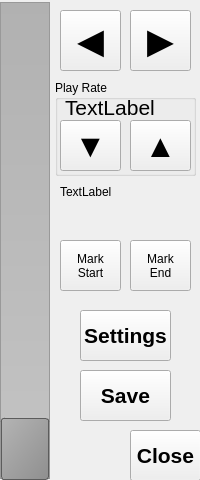
<?xml version="1.0" encoding="UTF-8"?>
<ui version="4.0">
 <class>playbackWindow</class>
 <widget class="QWidget" name="playbackWindow">
  <property name="geometry">
   <rect>
    <x>0</x>
    <y>0</y>
    <width>200</width>
    <height>480</height>
   </rect>
  </property>
  <property name="windowTitle">
   <string>Form</string>
  </property>
  <widget class="PlaybackSlider" name="verticalSlider">
   <property name="geometry">
    <rect>
     <x>-1</x>
     <y>0</y>
     <width>53</width>
     <height>481</height>
    </rect>
   </property>
   <property name="focusPolicy">
    <enum>Qt::NoFocus</enum>
   </property>
   <property name="styleSheet">
    <string notr="true">QSlider::groove:vertical {
     border: 1px solid #999999;
     width: 48px; /* the groove expands to the size of the slider by default. by giving it a height, it has a fixed size */
     background: qlineargradient(x1:0, y1:0, x2:0, y2:1, stop:0 #B1B1B1, stop:1 #c4c4c4);
     margin: 2px 0;
 } 
QSlider::handle:vertical {
     background: qlineargradient(x1:0, y1:0, x2:1, y2:1, stop:0 #b4b4b4, stop:1 #8f8f8f);
     border: 1px solid #5c5c5c;
     height: 60px;
     margin: -2px 0; /* handle is placed by default on the contents rect of the groove. Expand outside the groove */
     border-radius: 3px;
 }</string>
   </property>
   <property name="value">
    <number>0</number>
   </property>
   <property name="orientation">
    <enum>Qt::Vertical</enum>
   </property>
  </widget>
  <widget class="QPushButton" name="cmdClose">
   <property name="geometry">
    <rect>
     <x>130</x>
     <y>430</y>
     <width>71</width>
     <height>51</height>
    </rect>
   </property>
   <property name="font">
    <font>
     <pointsize>16</pointsize>
     <weight>75</weight>
     <bold>true</bold>
    </font>
   </property>
   <property name="text">
    <string>Close</string>
   </property>
  </widget>
  <widget class="QPushButton" name="cmdPlayForward">
   <property name="geometry">
    <rect>
     <x>130</x>
     <y>10</y>
     <width>61</width>
     <height>61</height>
    </rect>
   </property>
   <property name="font">
    <font>
     <pointsize>26</pointsize>
     <weight>75</weight>
     <bold>true</bold>
    </font>
   </property>
   <property name="focusPolicy">
    <enum>Qt::NoFocus</enum>
   </property>
   <property name="text">
    <string>▶</string>
   </property>
  </widget>
  <widget class="QPushButton" name="cmdPlayReverse">
   <property name="geometry">
    <rect>
     <x>60</x>
     <y>10</y>
     <width>61</width>
     <height>61</height>
    </rect>
   </property>
   <property name="font">
    <font>
     <pointsize>26</pointsize>
     <weight>75</weight>
     <bold>true</bold>
    </font>
   </property>
   <property name="focusPolicy">
    <enum>Qt::NoFocus</enum>
   </property>
   <property name="text">
    <string>◀</string>
   </property>
  </widget>
  <widget class="QPushButton" name="cmdSave">
   <property name="geometry">
    <rect>
     <x>80</x>
     <y>370</y>
     <width>91</width>
     <height>51</height>
    </rect>
   </property>
   <property name="font">
    <font>
     <pointsize>16</pointsize>
     <weight>75</weight>
     <bold>true</bold>
    </font>
   </property>
   <property name="focusPolicy">
    <enum>Qt::NoFocus</enum>
   </property>
   <property name="text">
    <string>Save</string>
   </property>
  </widget>
  <widget class="QPushButton" name="cmdSaveSettings">
   <property name="geometry">
    <rect>
     <x>80</x>
     <y>310</y>
     <width>91</width>
     <height>51</height>
    </rect>
   </property>
   <property name="font">
    <font>
     <pointsize>16</pointsize>
     <weight>75</weight>
     <bold>true</bold>
    </font>
   </property>
   <property name="focusPolicy">
    <enum>Qt::NoFocus</enum>
   </property>
   <property name="text">
    <string>Settings</string>
   </property>
  </widget>
  <widget class="QPushButton" name="cmdMarkIn">
   <property name="geometry">
    <rect>
     <x>60</x>
     <y>240</y>
     <width>61</width>
     <height>51</height>
    </rect>
   </property>
   <property name="focusPolicy">
    <enum>Qt::NoFocus</enum>
   </property>
   <property name="text">
    <string>Mark
Start</string>
   </property>
  </widget>
  <widget class="QPushButton" name="cmdMarkOut">
   <property name="geometry">
    <rect>
     <x>130</x>
     <y>240</y>
     <width>61</width>
     <height>51</height>
    </rect>
   </property>
   <property name="focusPolicy">
    <enum>Qt::NoFocus</enum>
   </property>
   <property name="text">
    <string>Mark
End</string>
   </property>
  </widget>
  <widget class="QLabel" name="lblInfo">
   <property name="geometry">
    <rect>
     <x>60</x>
     <y>185</y>
     <width>131</width>
     <height>51</height>
    </rect>
   </property>
   <property name="text">
    <string>TextLabel</string>
   </property>
   <property name="alignment">
    <set>Qt::AlignLeading|Qt::AlignLeft|Qt::AlignTop</set>
   </property>
  </widget>
  <widget class="QGroupBox" name="groupBox">
   <property name="geometry">
    <rect>
     <x>55</x>
     <y>80</y>
     <width>141</width>
     <height>96</height>
    </rect>
   </property>
   <property name="title">
    <string>Play Rate</string>
   </property>
   <widget class="QLabel" name="lblFrameRate">
    <property name="geometry">
     <rect>
      <x>10</x>
      <y>15</y>
      <width>121</width>
      <height>31</height>
     </rect>
    </property>
    <property name="font">
     <font>
      <pointsize>16</pointsize>
     </font>
    </property>
    <property name="text">
     <string>TextLabel</string>
    </property>
    <property name="alignment">
     <set>Qt::AlignLeading|Qt::AlignLeft|Qt::AlignTop</set>
    </property>
   </widget>
   <widget class="QPushButton" name="cmdRateDn">
    <property name="geometry">
     <rect>
      <x>5</x>
      <y>40</y>
      <width>61</width>
      <height>51</height>
     </rect>
    </property>
    <property name="font">
     <font>
      <pointsize>24</pointsize>
      <weight>75</weight>
      <bold>true</bold>
     </font>
    </property>
    <property name="focusPolicy">
     <enum>Qt::NoFocus</enum>
    </property>
    <property name="text">
     <string>▼</string>
    </property>
   </widget>
   <widget class="QPushButton" name="cmdRateUp">
    <property name="geometry">
     <rect>
      <x>75</x>
      <y>40</y>
      <width>61</width>
      <height>51</height>
     </rect>
    </property>
    <property name="font">
     <font>
      <pointsize>24</pointsize>
      <weight>75</weight>
      <bold>true</bold>
     </font>
    </property>
    <property name="focusPolicy">
     <enum>Qt::NoFocus</enum>
    </property>
    <property name="text">
     <string>▲</string>
    </property>
   </widget>
  </widget>
 </widget>
 <customwidgets>
  <customwidget>
   <class>PlaybackSlider</class>
   <extends>QSlider</extends>
   <header>playbackslider.h</header>
  </customwidget>
 </customwidgets>
 <resources/>
 <connections/>
</ui>
